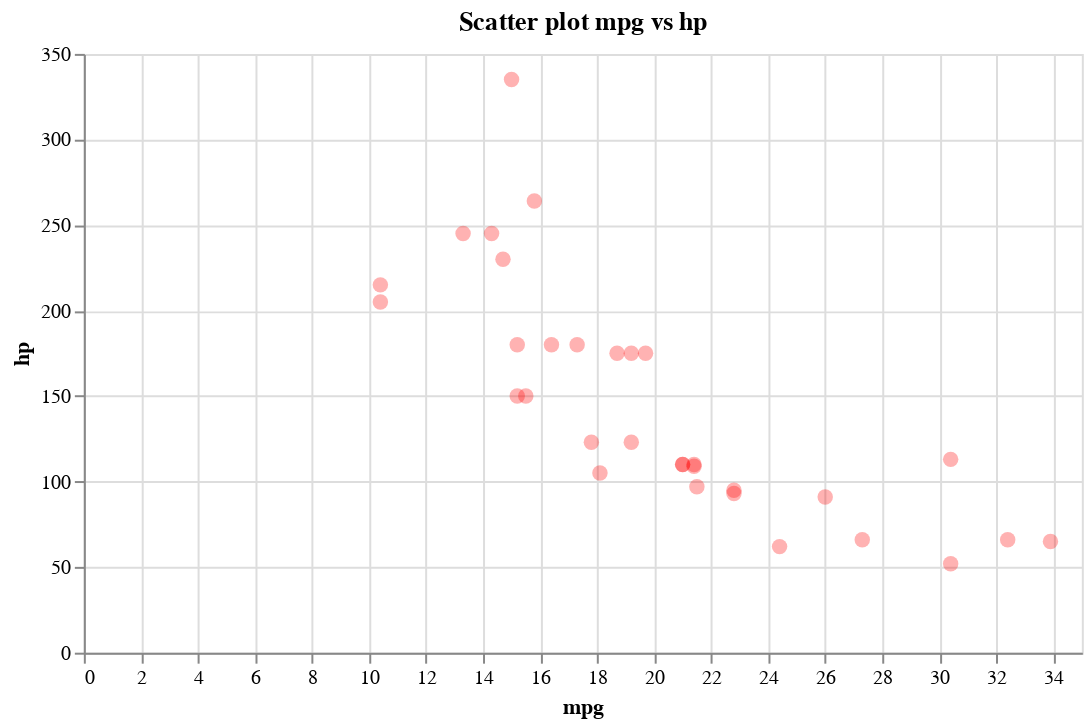

Notebook cell for this chart:
### Code cell
chart1 = alt.Chart(cars, width=500, height=300).mark_circle(color='red', size=60, opacity=0.3).encode(
    x='mpg',
    y='hp'
).properties(title="Scatter plot mpg vs hp")
chart1

### Figure 1 — Vega-Lite specification as saved in the notebook (floating-point values rounded to 4 significant figures)
{"config": {"view": {"continuousWidth": 300, "continuousHeight": 300}}, "data": {"name": "data-158e9d9748146fc645c3b9028ca3fade"}, "mark": {"type": "circle", "color": "red", "opacity": 0.3, "size": 60}, "encoding": {"x": {"field": "mpg", "type": "quantitative"}, "y": {"field": "hp", "type": "quantitative"}}, "height": 300, "title": "Scatter plot mpg vs hp", "width": 500, "$schema": "https://vega.github.io/schema/vega-lite/v5.8.0.json", "datasets": {"data-158e9d9748146fc645c3b9028ca3fade": [{"manufacturer": "Mazda RX4", "mpg": 21.0, "cyl": 6, "disp": 160.0, "hp": 110, "drat": 3.9, "wt": 2.62, "qsec": 16.46, "vs": 0, "am": 1, "gear": 4, "carb": 4}, {"manufacturer": "Mazda RX4 Wag", "mpg": 21.0, "cyl": 6, "disp": 160.0, "hp": 110, "drat": 3.9, "wt": 2.875, "qsec": 17.02, "vs": 0, "am": 1, "gear": 4, "carb": 4}, {"manufacturer": "Datsun 710", "mpg": 22.8, "cyl": 4, "disp": 108.0, "hp": 93, "drat": 3.85, "wt": 2.32, "qsec": 18.61, "vs": 1, "am": 1, "gear": 4, "carb": 1}, {"manufacturer": "Hornet 4 Drive", "mpg": 21.4, "cyl": 6, "disp": 258.0, "hp": 110, "drat": 3.08, "wt": 3.215, "qsec": 19.44, "vs": 1, "am": 0, "gear": 3, "carb": 1}, {"manufacturer": "Hornet Sportabout", "mpg": 18.7, "cyl": 8, "disp": 360.0, "hp": 175, "drat": 3.15, "wt": 3.44, "qsec": 17.02, "vs": 0, "am": 0, "gear": 3, "carb": 2}, {"manufacturer": "Valiant", "mpg": 18.1, "cyl": 6, "disp": 225.0, "hp": 105, "drat": 2.76, "wt": 3.46, "qsec": 20.22, "vs": 1, "am": 0, "gear": 3, "carb": 1}, {"manufacturer": "Duster 360", "mpg": 14.3, "cyl": 8, "disp": 360.0, "hp": 245, "drat": 3.21, "wt": 3.57, "qsec": 15.84, "vs": 0, "am": 0, "gear": 3, "carb": 4}, {"manufacturer": "Merc 240D", "mpg": 24.4, "cyl": 4, "disp": 146.7, "hp": 62, "drat": 3.69, "wt": 3.19, "qsec": 20.0, "vs": 1, "am": 0, "gear": 4, "carb": 2}, {"manufacturer": "Merc 230", "mpg": 22.8, "cyl": 4, "disp": 140.8, "hp": 95, "drat": 3.92, "wt": 3.15, "qsec": 22.9, "vs": 1, "am": 0, "gear": 4, "carb": 2}, {"manufacturer": "Merc 280", "mpg": 19.2, "cyl": 6, "disp": 167.6, "hp": 123, "drat": 3.92, "wt": 3.44, "qsec": 18.3, "vs": 1, "am": 0, "gear": 4, "carb": 4}, {"manufacturer": "Merc 280C", "mpg": 17.8, "cyl": 6, "disp": 167.6, "hp": 123, "drat": 3.92, "wt": 3.44, "qsec": 18.9, "vs": 1, "am": 0, "gear": 4, "carb": 4}, {"manufacturer": "Merc 450SE", "mpg": 16.4, "cyl": 8, "disp": 275.8, "hp": 180, "drat": 3.07, "wt": 4.07, "qsec": 17.4, "vs": 0, "am": 0, "gear": 3, "carb": 3}, {"manufacturer": "Merc 450SL", "mpg": 17.3, "cyl": 8, "disp": 275.8, "hp": 180, "drat": 3.07, "wt": 3.73, "qsec": 17.6, "vs": 0, "am": 0, "gear": 3, "carb": 3}, {"manufacturer": "Merc 450SLC", "mpg": 15.2, "cyl": 8, "disp": 275.8, "hp": 180, "drat": 3.07, "wt": 3.78, "qsec": 18.0, "vs": 0, "am": 0, "gear": 3, "carb": 3}, {"manufacturer": "Cadillac Fleetwood", "mpg": 10.4, "cyl": 8, "disp": 472.0, "hp": 205, "drat": 2.93, "wt": 5.25, "qsec": 17.98, "vs": 0, "am": 0, "gear": 3, "carb": 4}, {"manufacturer": "Lincoln Continental", "mpg": 10.4, "cyl": 8, "disp": 460.0, "hp": 215, "drat": 3.0, "wt": 5.424, "qsec": 17.82, "vs": 0, "am": 0, "gear": 3, "carb": 4}, {"manufacturer": "Chrysler Imperial", "mpg": 14.7, "cyl": 8, "disp": 440.0, "hp": 230, "drat": 3.23, "wt": 5.345, "qsec": 17.42, "vs": 0, "am": 0, "gear": 3, "carb": 4}, {"manufacturer": "Fiat 128", "mpg": 32.4, "cyl": 4, "disp": 78.7, "hp": 66, "drat": 4.08, "wt": 2.2, "qsec": 19.47, "vs": 1, "am": 1, "gear": 4, "carb": 1}, {"manufacturer": "Honda Civic", "mpg": 30.4, "cyl": 4, "disp": 75.7, "hp": 52, "drat": 4.93, "wt": 1.615, "qsec": 18.52, "vs": 1, "am": 1, "gear": 4, "carb": 2}, {"manufacturer": "Toyota Corolla", "mpg": 33.9, "cyl": 4, "disp": 71.1, "hp": 65, "drat": 4.22, "wt": 1.835, "qsec": 19.9, "vs": 1, "am": 1, "gear": 4, "carb": 1}, {"manufacturer": "Toyota Corona", "mpg": 21.5, "cyl": 4, "disp": 120.1, "hp": 97, "drat": 3.7, "wt": 2.465, "qsec": 20.01, "vs": 1, "am": 0, "gear": 3, "carb": 1}, {"manufacturer": "Dodge Challenger", "mpg": 15.5, "cyl": 8, "disp": 318.0, "hp": 150, "drat": 2.76, "wt": 3.52, "qsec": 16.87, "vs": 0, "am": 0, "gear": 3, "carb": 2}, {"manufacturer": "AMC Javelin", "mpg": 15.2, "cyl": 8, "disp": 304.0, "hp": 150, "drat": 3.15, "wt": 3.435, "qsec": 17.3, "vs": 0, "am": 0, "gear": 3, "carb": 2}, {"manufacturer": "Camaro Z28", "mpg": 13.3, "cyl": 8, "disp": 350.0, "hp": 245, "drat": 3.73, "wt": 3.84, "qsec": 15.41, "vs": 0, "am": 0, "gear": 3, "carb": 4}, {"manufacturer": "Pontiac Firebird", "mpg": 19.2, "cyl": 8, "disp": 400.0, "hp": 175, "drat": 3.08, "wt": 3.845, "qsec": 17.05, "vs": 0, "am": 0, "gear": 3, "carb": 2}, {"manufacturer": "Fiat X1-9", "mpg": 27.3, "cyl": 4, "disp": 79.0, "hp": 66, "drat": 4.08, "wt": 1.935, "qsec": 18.9, "vs": 1, "am": 1, "gear": 4, "carb": 1}, {"manufacturer": "Porsche 914-2", "mpg": 26.0, "cyl": 4, "disp": 120.3, "hp": 91, "drat": 4.43, "wt": 2.14, "qsec": 16.7, "vs": 0, "am": 1, "gear": 5, "carb": 2}, {"manufacturer": "Lotus Europa", "mpg": 30.4, "cyl": 4, "disp": 95.1, "hp": 113, "drat": 3.77, "wt": 1.513, "qsec": 16.9, "vs": 1, "am": 1, "gear": 5, "carb": 2}, {"manufacturer": "Ford Pantera L", "mpg": 15.8, "cyl": 8, "disp": 351.0, "hp": 264, "drat": 4.22, "wt": 3.17, "qsec": 14.5, "vs": 0, "am": 1, "gear": 5, "carb": 4}, {"manufacturer": "Ferrari Dino", "mpg": 19.7, "cyl": 6, "disp": 145.0, "hp": 175, "drat": 3.62, "wt": 2.77, "qsec": 15.5, "vs": 0, "am": 1, "gear": 5, "carb": 6}, {"manufacturer": "Maserati Bora", "mpg": 15.0, "cyl": 8, "disp": 301.0, "hp": 335, "drat": 3.54, "wt": 3.57, "qsec": 14.6, "vs": 0, "am": 1, "gear": 5, "carb": 8}, {"manufacturer": "Volvo 142E", "mpg": 21.4, "cyl": 4, "disp": 121.0, "hp": 109, "drat": 4.11, "wt": 2.78, "qsec": 18.6, "vs": 1, "am": 1, "gear": 4, "carb": 2}]}}
